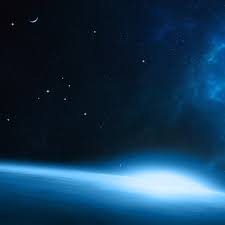
#> input picture Web Dev/slide/images.jpg, 225 x 225 px, found by its file name
$ jupyter execute ScatterPlots.ipynb
#> lines starting #> are read from the running program, lines starting #| are printed output that depends on the picture
[cell 1]
3 + 2

[cell 2]
import datetime
x = datetime.datetime(2002 , 3 , 20)
print(x.strftime("%A"))

[cell 3]
import numpy as np
import matplotlib.pyplot as plt
x = np.linspace(0,10,100)
y = x**2
plt.plot(x,y)
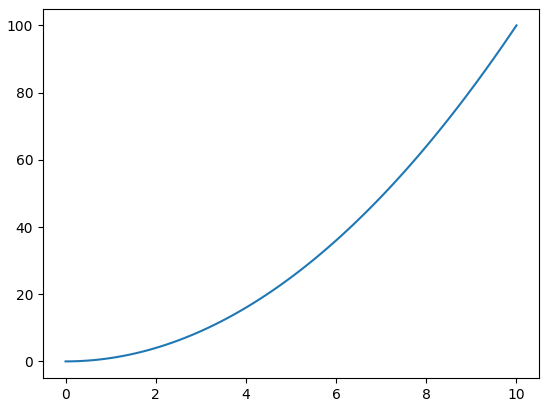
#> figure drawn by matplotlib, 1 panel; curve peaks at x = 10, y = 100

[cell 4]
import matplotlib.pyplot as plt
import numpy as np

x = np.array([5,7,8,7,2,17,2,9,4,11,12,9,6])
y = np.array([99,86,87,88,111,86,103,87,94,78,77,85,86])
plt.scatter(x, y, color = 'hotpink',cmap='viridis')

x = np.array([2,2,8,1,15,8,12,9,7,3,11,4,7,14,12])
y = np.array([100,105,84,105,90,99,90,95,94,100,79,112,91,80,85])
plt.scatter(x, y, color = '#88c999',cmap='viridis')

plt.show()
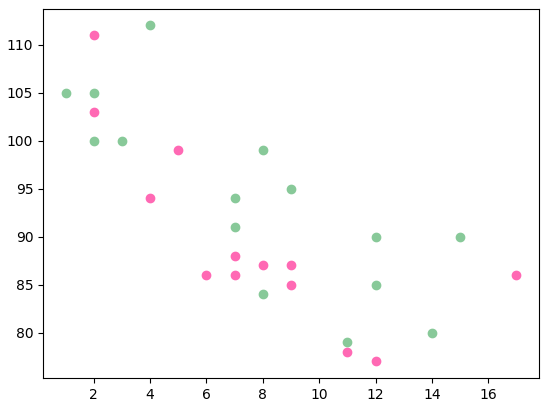
#> figure drawn by matplotlib, 1 panel

[cell 5]
import matplotlib.pyplot as plt
import numpy as np

x = np.array([5,7,8,7,2,17,2,9,4,11,12,9,6])
y = np.array([99,86,87,88,111,86,103,87,94,78,77,85,86])
colors = np.array([0, 10, 20, 30, 40, 45, 50, 55, 60, 70, 80, 90, 100])

plt.scatter(x, y, c=colors, cmap='autumn')
plt.colorbar()
plt.show()
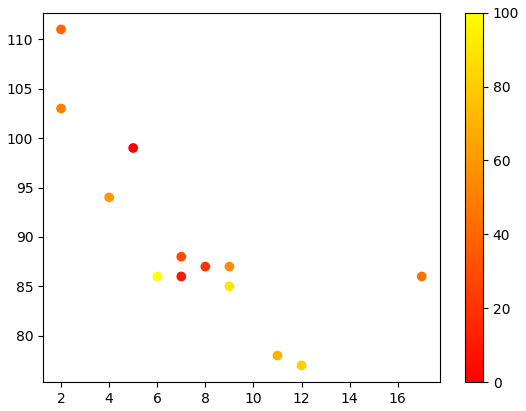
#> figure drawn by matplotlib, 2 panels

[cell 6]
import matplotlib.pyplot as plt
import numpy as np

x = np.random.randint(100, size=(100))
y = np.random.randint(100, size=(100))
colors = np.random.randint(100, size=(100))
sizes = 10 * np.random.randint(100, size=(100))

plt.scatter(x, y, c=colors, s=sizes, alpha=0.5, cmap='nipy_spectral')

plt.colorbar()

plt.show()
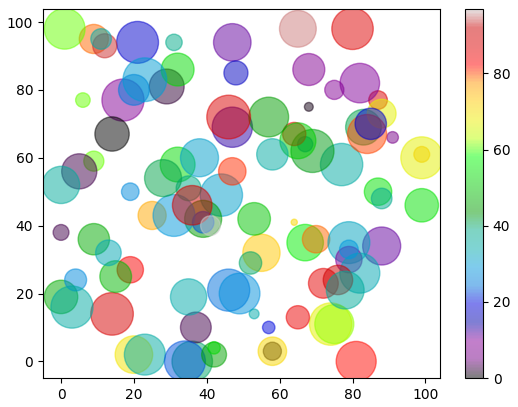
#> figure drawn by matplotlib, 2 panels

[cell 7]
import matplotlib.pyplot as plt
import numpy as np

x = np.random.normal(160,5,2500)

plt.hist(x)
plt.show()
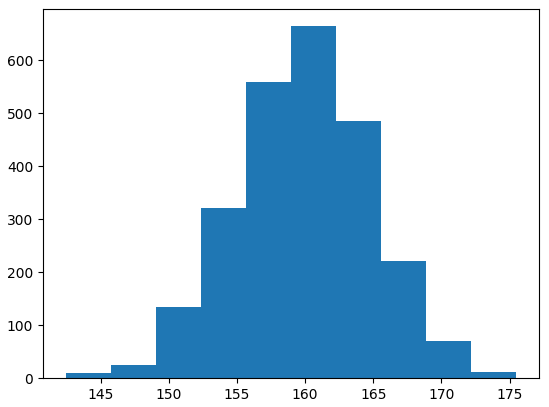
#> figure drawn by matplotlib, 1 panel; tallest bar 664 high, from x = 159 to 162.3

[cell 8]
import matplotlib.pyplot as plt
import numpy as np

y = np.array([120,120,90])
mylabels = ["Apples", "Bananas", "Cherries"]
myexplode = [0.2,0.4,0]
plt.pie(y, labels = mylabels, startangle = 90, explode=myexplode, shadow=True)
plt.legend(title = "Three Fruits:")
plt.show()
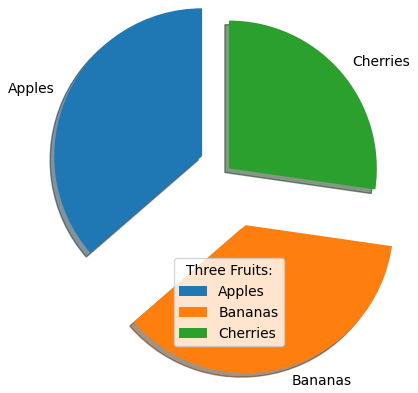
#> figure drawn by matplotlib, 1 panel

[cell 9]
import cv2

img = cv2.imread("..\Web Dev\slide\images.jpg")
#> img is the input picture: shape (225, 225, 3); mean B, G, R 82.4, 55.1, 20.2

cv2.imshow("Output", img)
cv2.waitKey(0)
